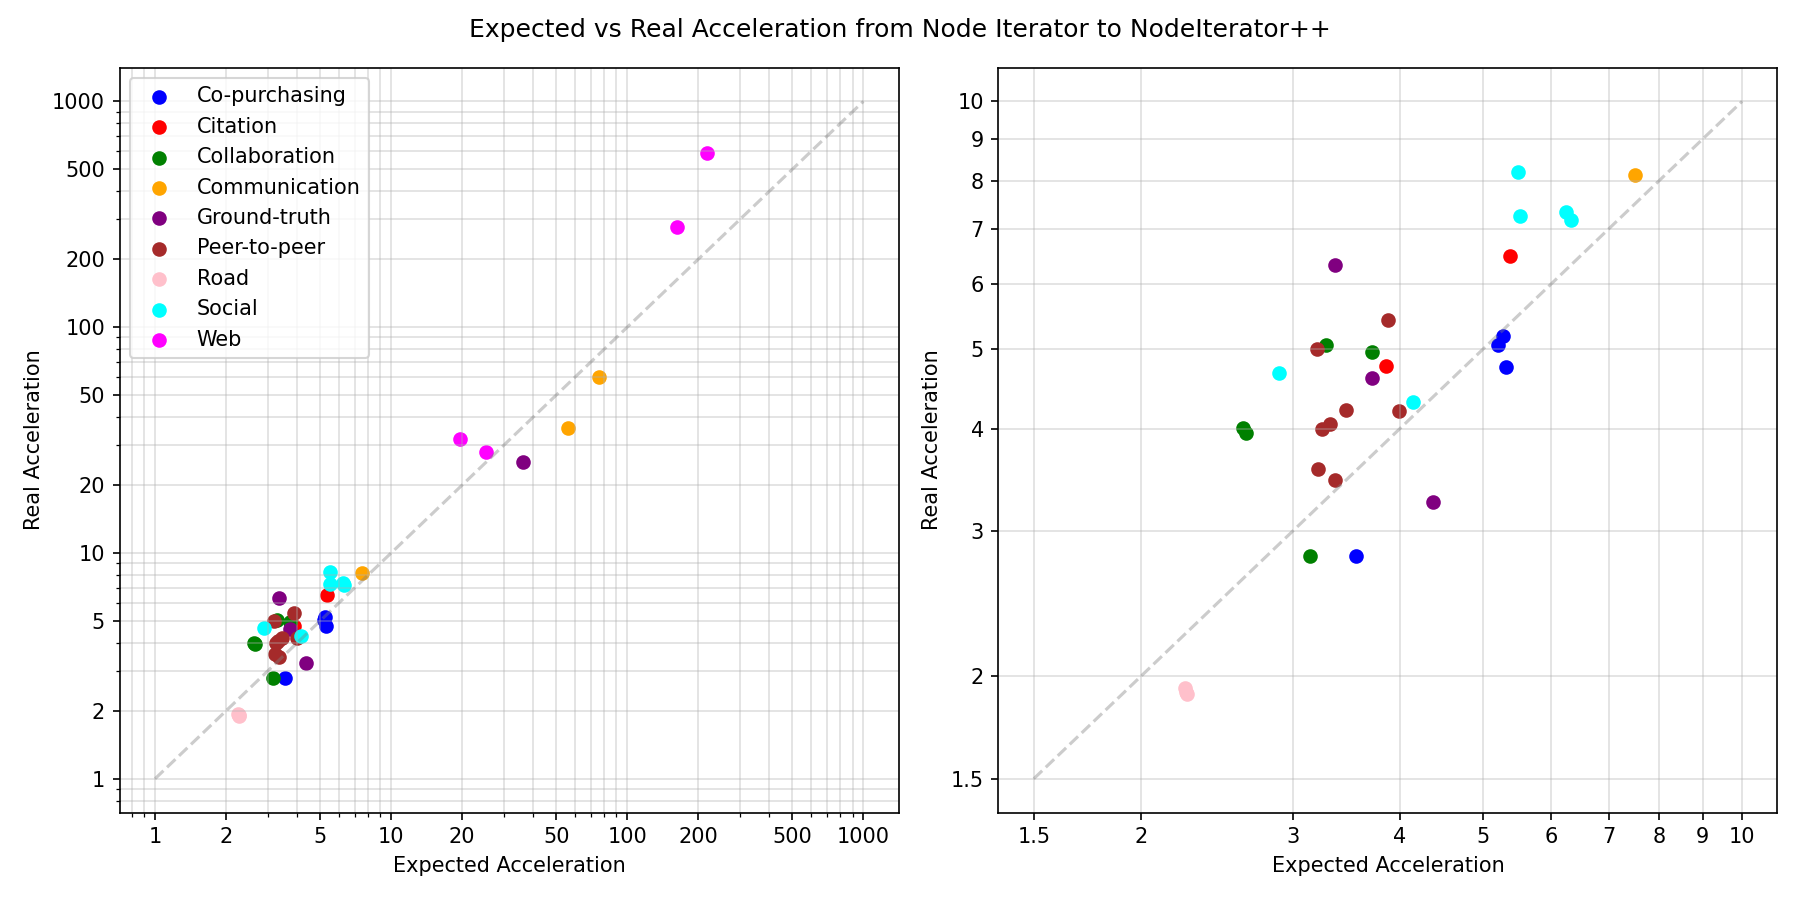

Source code (Python):
import os
import matplotlib.pyplot as plt
import numpy as np

# Data
expeAmazon = [3.55702, 5.31552, 5.26645, 5.20289]
realAmazon = [2.80029, 4.74896, 5.17782, 5.04869]
expeCit = [3.85769, 5.37197]
realCit = [4.76114, 6.48595]
expeCol = [3.28013, 3.71424, 2.62369, 2.64461, 3.14481]
realCol = [5.04734, 4.95257, 4.00686, 3.95001, 2.79636]
expeCom = [7.49747, 56.3554, 75.5944]
realCom = [8.14471, 35.7011, 60.39]
expeNetg = [4.36946, 3.71349, 36.2733, 3.35748]
realNetg = [3.25652, 4.61413, 25.1553, 6.31732]
expeP2Pn = [3.36104, 3.19851, 3.99286, 3.87012, 3.46296, 3.21432, 3.24631, 3.31596]
realP2Pn = [3.45808, 4.99779, 4.19613, 5.4175, 4.21547, 3.57524, 3.99397, 4.05395]
expeRoadn = [2.2576, 2.25922, 2.25096]
realRoadn = [1.91044, 1.90363, 1.93493]
expeSocial = [2.89233, 5.49009, 5.52151, 6.23739, 6.32264, 4.14229]
realSocial = [4.66921, 8.20003, 7.26268, 7.33299, 7.17577, 4.30588]
expeWeb = [218.115, 25.1489, 19.5052, 162.43]
realWeb = [592.095, 28.0725, 32.0197, 277.785]

plt.figure(figsize=(12, 6))

# Plotting diagonal line
x = np.logspace(0, 3, 100)
plt.plot(x, x, '--', color='gray', alpha=0.4)

# Scatter plot
plt.subplot(1, 2, 1)
plt.plot([1, 1000], [1, 1000], '--', color='gray', alpha=0.4)
plt.scatter(expeAmazon, realAmazon, label='Co-purchasing', color='blue')
plt.scatter(expeCit, realCit, label='Citation', color='red')
plt.scatter(expeCol, realCol, label='Collaboration', color='green')
plt.scatter(expeCom, realCom, label='Communication', color='orange')
plt.scatter(expeNetg, realNetg, label='Ground-truth', color='purple')
plt.scatter(expeP2Pn, realP2Pn, label='Peer-to-peer', color='brown')
plt.scatter(expeRoadn, realRoadn, label='Road', color='pink')
plt.scatter(expeSocial, realSocial, label='Social', color='cyan')
plt.scatter(expeWeb, realWeb, label='Web', color='magenta')

plt.xlabel('Expected Acceleration')
plt.ylabel('Real Acceleration')
plt.legend()

plt.xscale('log')
plt.yscale('log')
plt.grid(True, which='both', alpha=0.4)
plt.minorticks_on()
plt.xticks([1, 2, 5, 10, 20, 50, 100, 200, 500, 1000], ['1', '2', '5', '10', '20', '50', '100', '200', '500', '1000'])
plt.yticks([1, 2, 5, 10, 20, 50, 100, 200, 500, 1000], ['1', '2', '5', '10', '20', '50', '100', '200', '500', '1000'])

# Plotting the second plot with limited range
plt.subplot(1, 2, 2)
for i in range(len(expeAmazon)):
    if 1.5 <= expeAmazon[i] <= 10 and 1.5 <= realAmazon[i] <= 10:
        plt.scatter(expeAmazon[i], realAmazon[i], color='blue')
for i in range(len(expeCit)):
    if 1.5 <= expeCit[i] <= 10 and 1.5 <= realCit[i] <= 10:
        plt.scatter(expeCit[i], realCit[i], color='red')
for i in range(len(expeCol)):
    if 1.5 <= expeCol[i] <= 10 and 1.5 <= realCol[i] <= 10:
        plt.scatter(expeCol[i], realCol[i], color='green')
for i in range(len(expeCom)):
    if 1.5 <= expeCom[i] <= 10 and 1.5 <= realCom[i] <= 10:
        plt.scatter(expeCom[i], realCom[i], color='orange')
for i in range(len(expeNetg)):
    if 1.5 <= expeNetg[i] <= 10 and 1.5 <= realNetg[i] <= 10:
        plt.scatter(expeNetg[i], realNetg[i], color='purple')
for i in range(len(expeP2Pn)):
    if 1.5 <= expeP2Pn[i] <= 10 and 1.5 <= realP2Pn[i] <= 10:
        plt.scatter(expeP2Pn[i], realP2Pn[i], color='brown')
for i in range(len(expeRoadn)):
    if 1.5 <= expeRoadn[i] <= 10 and 1.5 <= realRoadn[i] <= 10:
        plt.scatter(expeRoadn[i], realRoadn[i], color='pink')
for i in range(len(expeSocial)):
    if 1.5 <= expeSocial[i] <= 10 and 1.5 <= realSocial[i] <= 10:
        plt.scatter(expeSocial[i], realSocial[i], color='cyan')
for i in range(len(expeWeb)):
    if 1.5 <= expeWeb[i] <= 10 and 1.5 <= realWeb[i] <= 10:
        plt.scatter(expeWeb[i], realWeb[i], color='magenta')

plt.xlabel('Expected Acceleration')
plt.ylabel('Real Acceleration')

plt.xscale('log')
plt.yscale('log')
plt.grid(True, which='both', alpha=0.4)
plt.minorticks_on()
plt.xticks([1.5, 2, 3, 4, 5, 6,7, 8, 9, 10], ['1.5', '2','3', '4', '5','6','7','8','9', '10'])
plt.yticks([1.5, 2, 3, 4, 5, 6,7, 8, 9, 10], ['1.5', '2','3', '4' ,'5','6','7','8','9', '10'])

# Plotting diagonal line for the second subplot
plt.plot([1.5, 10], [1.5, 10], '--', color='gray', alpha=0.4)

plt.suptitle('Expected vs Real Acceleration from Node Iterator to NodeIterator++')

plt.tight_layout()

# Saving the plot
script_dir = os.path.dirname(os.path.abspath(__file__))
plt.savefig(os.path.join(script_dir, 'AccelerationAll.png'), dpi=150)

plt.show()
